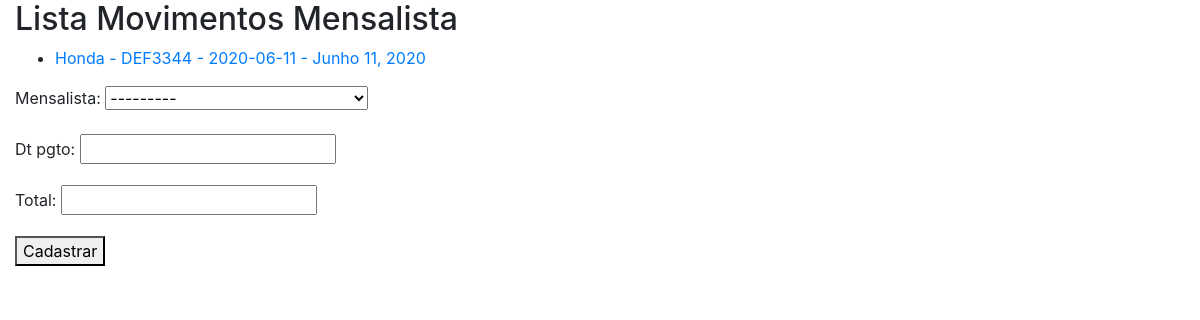
Before: /sistema/mov-mensal/ with the older database file.
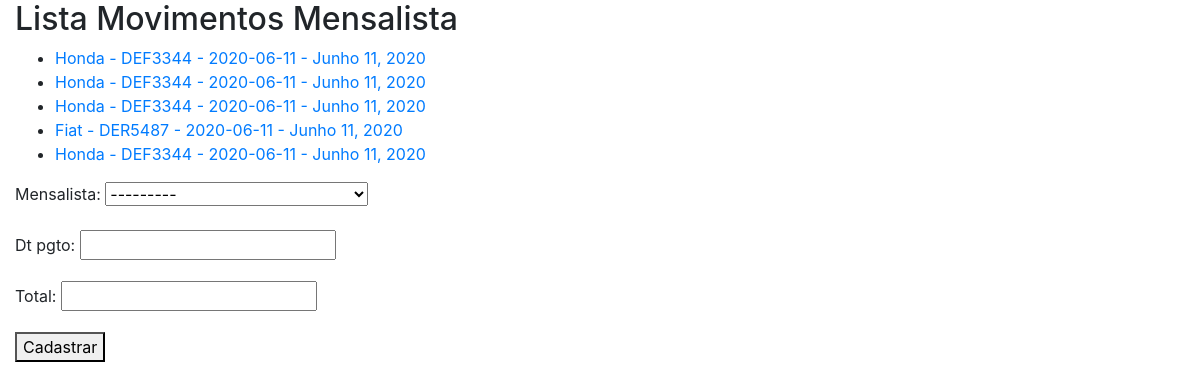
After: the same page with the newer database file.
### core/models.py (models this page shows, shortened)
class MovMensalista(models.Model):
    mensalista = models.ForeignKey(Mensalista, on_delete=models.PROTECT)
    dt_pgto = models.DateField()
    total = models.DecimalField(max_digits=6, decimal_places=2)

class Mensalista(models.Model):
    veiculo = models.ForeignKey(Veiculo, on_delete=models.PROTECT)
    inicio = models.DateField()
    valor_mes = models.DecimalField(max_digits=6, decimal_places=2)
    def __str__(self):
        return str(self.veiculo) + ' - ' + str(self.inicio)

class Veiculo(models.Model):
    marca = models.ForeignKey(Marca, on_delete=models.CASCADE)
    placa = models.CharField(max_length=7)
    proprietario = models.ForeignKey(Pessoa, on_delete=models.PROTECT)
    cor = models.CharField(max_length=15)
    observacoes = models.TextField()
    def __str__(self):
        return self.marca.nome + ' - ' + self.placa

class Marca(models.Model):
    nome = models.CharField(max_length=50)

### core/views.py (the view)
def lista_movmensalista(request):
    mov_mensalistas = MovMensalista.objects.all()
    form = MovMensalistaForm()
    data = {'form': form, 'mov_mensalistas': mov_mensalistas }
    return render(
        request, 'core/lista_movmensalistas.html', data)

### core/forms.py
class MovMensalistaForm(ModelForm):
    class Meta:
        model = MovMensalista
        fields = '__all__'

### core/templates/core/lista_movmensalistas.html (shortened to what this page needs)
{% extends 'base.html' %}
{% block main %}
<h2>Lista Movimentos Mensalista</h2>
<ul>
{% for mov in mov_mensalistas %}
    <li>
        <a href="{% url 'core_movmensalista_update' mov.id %}">
            {{ mov.mensalista }} - {{ mov.dt_pgto }}
        </a>
    </li>
{% endfor %}
</ul>
<form action="{% url 'core_movmensalista_novo' %}" method="POST">
    {{ form.as_p }}
    <button type="submit">Cadastrar</button>
</form>
{% endblock %}

Changed rows visible on the page:
added MovMensalista: mensalista "Honda - DEF3344 - 2020-06-11", dt_pgto "Junho 11, 2020"
added MovMensalista: mensalista "Honda - DEF3344 - 2020-06-11", dt_pgto "Junho 11, 2020"
added MovMensalista: mensalista "Fiat - DER5487 - 2020-06-11", dt_pgto "Junho 11, 2020"
added MovMensalista: mensalista "Honda - DEF3344 - 2020-06-11", dt_pgto "Junho 11, 2020"
